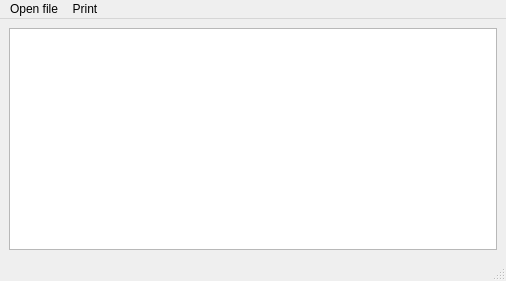
<?xml version="1.0" encoding="UTF-8"?>
<ui version="4.0">
 <class>MainWindow</class>
 <widget class="QMainWindow" name="MainWindow">
  <property name="geometry">
   <rect>
    <x>0</x>
    <y>0</y>
    <width>506</width>
    <height>281</height>
   </rect>
  </property>
  <property name="windowTitle">
   <string>MainWindow</string>
  </property>
  <widget class="QWidget" name="centralwidget">
   <layout class="QVBoxLayout" name="verticalLayout">
    <item>
     <widget class="QTableWidget" name="tableWidget"/>
    </item>
   </layout>
  </widget>
  <widget class="QMenuBar" name="menubar">
   <property name="geometry">
    <rect>
     <x>0</x>
     <y>0</y>
     <width>506</width>
     <height>21</height>
    </rect>
   </property>
   <widget class="QMenu" name="menuOpen_file">
    <property name="title">
     <string>Open file</string>
    </property>
    <addaction name="actionOpen"/>
   </widget>
   <widget class="QMenu" name="menuPrint">
    <property name="title">
     <string>Print</string>
    </property>
    <addaction name="separator"/>
    <addaction name="actionAll_data"/>
   </widget>
   <addaction name="menuOpen_file"/>
   <addaction name="menuPrint"/>
  </widget>
  <widget class="QStatusBar" name="statusbar"/>
  <action name="actionOpen">
   <property name="text">
    <string>Open</string>
   </property>
  </action>
  <action name="actionAll_data">
   <property name="text">
    <string>All data</string>
   </property>
  </action>
 </widget>
 <resources/>
 <connections/>
</ui>
